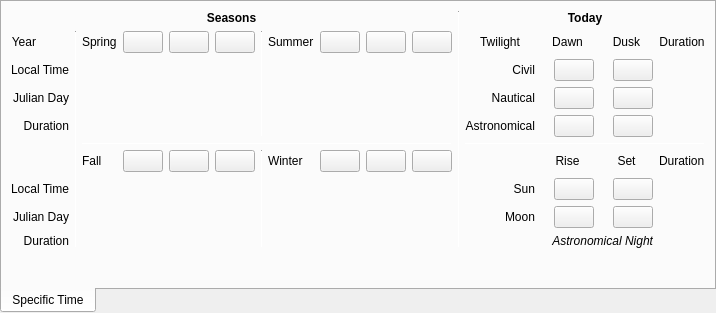
<?xml version="1.0" encoding="UTF-8"?>
<ui version="4.0">
 <class>astroCalcAlmanacWidget</class>
 <widget class="QWidget" name="astroCalcAlmanacWidget">
  <property name="geometry">
   <rect>
    <x>0</x>
    <y>0</y>
    <width>623</width>
    <height>313</height>
   </rect>
  </property>
  <property name="sizePolicy">
   <sizepolicy hsizetype="Expanding" vsizetype="Expanding">
    <horstretch>0</horstretch>
    <verstretch>0</verstretch>
   </sizepolicy>
  </property>
  <property name="windowTitle">
   <string notr="true">Form</string>
  </property>
  <layout class="QGridLayout" name="gridLayout">
   <property name="leftMargin">
    <number>0</number>
   </property>
   <property name="topMargin">
    <number>0</number>
   </property>
   <property name="rightMargin">
    <number>0</number>
   </property>
   <property name="bottomMargin">
    <number>0</number>
   </property>
   <item row="0" column="0">
    <widget class="QTabWidget" name="tabWidget">
     <property name="tabPosition">
      <enum>QTabWidget::South</enum>
     </property>
     <property name="currentIndex">
      <number>0</number>
     </property>
     <widget class="QWidget" name="tabSpecificTime">
      <property name="sizePolicy">
       <sizepolicy hsizetype="Expanding" vsizetype="Expanding">
        <horstretch>0</horstretch>
        <verstretch>0</verstretch>
       </sizepolicy>
      </property>
      <attribute name="title">
       <string>Specific Time</string>
      </attribute>
      <layout class="QGridLayout" name="gridLayoutSpecificTime">
       <item row="2" column="8">
        <widget class="QLabel" name="labelCivilTwilightBegin">
         <property name="text">
          <string/>
         </property>
         <property name="alignment">
          <set>Qt::AlignCenter</set>
         </property>
         <property name="textInteractionFlags">
          <set>Qt::TextSelectableByMouse</set>
         </property>
        </widget>
       </item>
       <item row="5" column="7" colspan="6">
        <widget class="Line" name="line_5">
         <property name="minimumSize">
          <size>
           <width>0</width>
           <height>1</height>
          </size>
         </property>
         <property name="maximumSize">
          <size>
           <width>16777215</width>
           <height>1</height>
          </size>
         </property>
         <property name="orientation">
          <enum>Qt::Horizontal</enum>
         </property>
        </widget>
       </item>
       <item row="9" column="7" colspan="5">
        <widget class="QLabel" name="labelNight">
         <property name="font">
          <font>
           <italic>true</italic>
          </font>
         </property>
         <property name="text">
          <string>Astronomical Night</string>
         </property>
         <property name="alignment">
          <set>Qt::AlignRight|Qt::AlignTrailing|Qt::AlignVCenter</set>
         </property>
        </widget>
       </item>
       <item row="8" column="1">
        <widget class="QLabel" name="labelJD2">
         <property name="text">
          <string>Julian Day</string>
         </property>
         <property name="alignment">
          <set>Qt::AlignRight|Qt::AlignTrailing|Qt::AlignVCenter</set>
         </property>
        </widget>
       </item>
       <item row="3" column="8">
        <widget class="QLabel" name="labelNauticalTwilightBegin">
         <property name="text">
          <string/>
         </property>
         <property name="alignment">
          <set>Qt::AlignCenter</set>
         </property>
         <property name="textInteractionFlags">
          <set>Qt::TextSelectableByMouse</set>
         </property>
        </widget>
       </item>
       <item row="4" column="9">
        <widget class="QPushButton" name="buttonAstronomicalDawn">
         <property name="toolTip">
          <string>Morning astronomical twilight</string>
         </property>
         <property name="text">
          <string/>
         </property>
         <property name="icon">
          <iconset resource="../../data/gui/guiRes.qrc">
           <normaloff>:/graphicGui/bbtTime-off.png</normaloff>
           <disabledoff>:/graphicGui/bbtTime-off.png</disabledoff>:/graphicGui/bbtTime-off.png</iconset>
         </property>
        </widget>
       </item>
       <item row="9" column="1">
        <widget class="QLabel" name="labelDuration2">
         <property name="text">
          <string>Duration</string>
         </property>
         <property name="alignment">
          <set>Qt::AlignRight|Qt::AlignTrailing|Qt::AlignVCenter</set>
         </property>
        </widget>
       </item>
       <item row="0" column="7" colspan="6">
        <widget class="QLabel" name="labelToday">
         <property name="font">
          <font>
           <bold>true</bold>
          </font>
         </property>
         <property name="text">
          <string>Today</string>
         </property>
         <property name="alignment">
          <set>Qt::AlignCenter</set>
         </property>
        </widget>
       </item>
       <item row="4" column="3">
        <widget class="QLabel" name="labelMarchEquinoxDuration">
         <property name="textInteractionFlags">
          <set>Qt::TextSelectableByMouse</set>
         </property>
        </widget>
       </item>
       <item row="8" column="11">
        <widget class="QPushButton" name="buttonMoonset">
         <property name="toolTip">
          <string>Today's moonset</string>
         </property>
         <property name="text">
          <string/>
         </property>
         <property name="icon">
          <iconset resource="../../data/gui/guiRes.qrc">
           <normaloff>:/graphicGui/bbtTime-off.png</normaloff>
           <disabledoff>:/graphicGui/bbtTime-off.png</disabledoff>:/graphicGui/bbtTime-off.png</iconset>
         </property>
        </widget>
       </item>
       <item row="6" column="12">
        <widget class="QLabel" name="labelDurationColumn2">
         <property name="text">
          <string>Duration</string>
         </property>
        </widget>
       </item>
       <item row="6" column="4" rowspan="4">
        <widget class="Line" name="line_3">
         <property name="minimumSize">
          <size>
           <width>1</width>
           <height>0</height>
          </size>
         </property>
         <property name="maximumSize">
          <size>
           <width>1</width>
           <height>16777215</height>
          </size>
         </property>
         <property name="orientation">
          <enum>Qt::Vertical</enum>
         </property>
        </widget>
       </item>
       <item row="6" column="3">
        <layout class="QHBoxLayout" name="SeptemberEquinoxLayout">
         <item>
          <widget class="QLabel" name="labelSeptemberEquinox">
           <property name="sizePolicy">
            <sizepolicy hsizetype="Expanding" vsizetype="Preferred">
             <horstretch>0</horstretch>
             <verstretch>0</verstretch>
            </sizepolicy>
           </property>
           <property name="text">
            <string comment="season">Fall</string>
           </property>
          </widget>
         </item>
         <item>
          <widget class="QPushButton" name="buttonSeptemberEquinoxPrevious">
           <property name="toolTip">
            <string>Previous September Equinox</string>
           </property>
           <property name="icon">
            <iconset resource="../../data/gui/guiRes.qrc">
             <normaloff>:/graphicGui/btTimeRewind-off.png</normaloff>
             <disabledoff>:/graphicGui/btTimeRewind-off.png</disabledoff>:/graphicGui/btTimeRewind-off.png</iconset>
           </property>
          </widget>
         </item>
         <item>
          <widget class="QPushButton" name="buttonSeptemberEquinoxCurrent">
           <property name="sizePolicy">
            <sizepolicy hsizetype="Fixed" vsizetype="Fixed">
             <horstretch>0</horstretch>
             <verstretch>0</verstretch>
            </sizepolicy>
           </property>
           <property name="toolTip">
            <string>Current September Equinox</string>
           </property>
           <property name="icon">
            <iconset resource="../../data/gui/guiRes.qrc">
             <normaloff>:/graphicGui/bbtTime-off.png</normaloff>
             <disabledoff>:/graphicGui/bbtTime-off.png</disabledoff>:/graphicGui/bbtTime-off.png</iconset>
           </property>
          </widget>
         </item>
         <item>
          <widget class="QPushButton" name="buttonSeptemberEquinoxNext">
           <property name="sizePolicy">
            <sizepolicy hsizetype="Fixed" vsizetype="Fixed">
             <horstretch>0</horstretch>
             <verstretch>0</verstretch>
            </sizepolicy>
           </property>
           <property name="toolTip">
            <string>Next September Equinox</string>
           </property>
           <property name="icon">
            <iconset resource="../../data/gui/guiRes.qrc">
             <normaloff>:/graphicGui/btTimeForward-off.png</normaloff>
             <disabledoff>:/graphicGui/btTimeForward-off.png</disabledoff>:/graphicGui/btTimeForward-off.png</iconset>
           </property>
          </widget>
         </item>
        </layout>
       </item>
       <item row="4" column="8">
        <widget class="QLabel" name="labelAstronomicalTwilightBegin">
         <property name="text">
          <string/>
         </property>
         <property name="alignment">
          <set>Qt::AlignCenter</set>
         </property>
         <property name="textInteractionFlags">
          <set>Qt::TextSelectableByMouse</set>
         </property>
        </widget>
       </item>
       <item row="2" column="3">
        <widget class="QLabel" name="labelMarchEquinoxLT">
         <property name="textInteractionFlags">
          <set>Qt::TextSelectableByMouse</set>
         </property>
        </widget>
       </item>
       <item row="2" column="1">
        <widget class="QLabel" name="labelLT1">
         <property name="sizePolicy">
          <sizepolicy hsizetype="Expanding" vsizetype="Preferred">
           <horstretch>0</horstretch>
           <verstretch>0</verstretch>
          </sizepolicy>
         </property>
         <property name="text">
          <string>Local Time</string>
         </property>
         <property name="alignment">
          <set>Qt::AlignRight|Qt::AlignTrailing|Qt::AlignVCenter</set>
         </property>
        </widget>
       </item>
       <item row="3" column="12">
        <widget class="QLabel" name="labelNauticalTwilightDuration">
         <property name="text">
          <string/>
         </property>
         <property name="alignment">
          <set>Qt::AlignCenter</set>
         </property>
         <property name="textInteractionFlags">
          <set>Qt::TextSelectableByMouse</set>
         </property>
        </widget>
       </item>
       <item row="2" column="5">
        <widget class="QLabel" name="labelJuneSolsticeLT">
         <property name="textInteractionFlags">
          <set>Qt::TextSelectableByMouse</set>
         </property>
        </widget>
       </item>
       <item row="2" column="7">
        <widget class="QLabel" name="labelCivilTwilight">
         <property name="text">
          <string comment="twilight">Civil</string>
         </property>
         <property name="alignment">
          <set>Qt::AlignRight|Qt::AlignTrailing|Qt::AlignVCenter</set>
         </property>
        </widget>
       </item>
       <item row="0" column="6" rowspan="10">
        <widget class="Line" name="lineDelimiterSections">
         <property name="minimumSize">
          <size>
           <width>1</width>
           <height>0</height>
          </size>
         </property>
         <property name="maximumSize">
          <size>
           <width>1</width>
           <height>16777215</height>
          </size>
         </property>
         <property name="orientation">
          <enum>Qt::Vertical</enum>
         </property>
        </widget>
       </item>
       <item row="1" column="10" colspan="2">
        <widget class="QLabel" name="labelDusk">
         <property name="text">
          <string>Dusk</string>
         </property>
         <property name="alignment">
          <set>Qt::AlignCenter</set>
         </property>
        </widget>
       </item>
       <item row="4" column="5">
        <widget class="QLabel" name="labelJuneSolsticeDuration">
         <property name="textInteractionFlags">
          <set>Qt::TextSelectableByMouse</set>
         </property>
        </widget>
       </item>
       <item row="1" column="8" colspan="2">
        <widget class="QLabel" name="labelDawn">
         <property name="text">
          <string>Dawn</string>
         </property>
         <property name="alignment">
          <set>Qt::AlignCenter</set>
         </property>
        </widget>
       </item>
       <item row="1" column="7">
        <widget class="QLabel" name="labelTwilight">
         <property name="text">
          <string>Twilight</string>
         </property>
         <property name="alignment">
          <set>Qt::AlignCenter</set>
         </property>
        </widget>
       </item>
       <item row="3" column="9">
        <widget class="QPushButton" name="buttonNauticalDawn">
         <property name="toolTip">
          <string>Morning nautical twilight</string>
         </property>
         <property name="text">
          <string/>
         </property>
         <property name="icon">
          <iconset resource="../../data/gui/guiRes.qrc">
           <normaloff>:/graphicGui/bbtTime-off.png</normaloff>
           <disabledoff>:/graphicGui/bbtTime-off.png</disabledoff>:/graphicGui/bbtTime-off.png</iconset>
         </property>
        </widget>
       </item>
       <item row="7" column="1">
        <widget class="QLabel" name="labelLT2">
         <property name="text">
          <string>Local Time</string>
         </property>
         <property name="alignment">
          <set>Qt::AlignRight|Qt::AlignTrailing|Qt::AlignVCenter</set>
         </property>
        </widget>
       </item>
       <item row="7" column="3">
        <widget class="QLabel" name="labelSeptemberEquinoxLT">
         <property name="textInteractionFlags">
          <set>Qt::TextSelectableByMouse</set>
         </property>
        </widget>
       </item>
       <item row="2" column="9">
        <widget class="QPushButton" name="buttonCivilDawn">
         <property name="toolTip">
          <string>Morning civil twilight</string>
         </property>
         <property name="text">
          <string/>
         </property>
         <property name="icon">
          <iconset resource="../../data/gui/guiRes.qrc">
           <normaloff>:/graphicGui/bbtTime-off.png</normaloff>
           <disabledoff>:/graphicGui/bbtTime-off.png</disabledoff>:/graphicGui/bbtTime-off.png</iconset>
         </property>
        </widget>
       </item>
       <item row="1" column="3">
        <layout class="QHBoxLayout" name="MarchEquinoxLayout">
         <item>
          <widget class="QLabel" name="labelMarchEquinox">
           <property name="sizePolicy">
            <sizepolicy hsizetype="Expanding" vsizetype="Preferred">
             <horstretch>0</horstretch>
             <verstretch>0</verstretch>
            </sizepolicy>
           </property>
           <property name="text">
            <string comment="season">Spring</string>
           </property>
          </widget>
         </item>
         <item>
          <widget class="QPushButton" name="buttonMarchEquinoxPrevious">
           <property name="sizePolicy">
            <sizepolicy hsizetype="Fixed" vsizetype="Fixed">
             <horstretch>0</horstretch>
             <verstretch>0</verstretch>
            </sizepolicy>
           </property>
           <property name="toolTip">
            <string>Previous March Equinox</string>
           </property>
           <property name="icon">
            <iconset resource="../../data/gui/guiRes.qrc">
             <normaloff>:/graphicGui/btTimeRewind-off.png</normaloff>
             <disabledoff>:/graphicGui/btTimeRewind-off.png</disabledoff>:/graphicGui/btTimeRewind-off.png</iconset>
           </property>
          </widget>
         </item>
         <item>
          <widget class="QPushButton" name="buttonMarchEquinoxCurrent">
           <property name="sizePolicy">
            <sizepolicy hsizetype="Fixed" vsizetype="Fixed">
             <horstretch>0</horstretch>
             <verstretch>0</verstretch>
            </sizepolicy>
           </property>
           <property name="toolTip">
            <string>Current March Equinox</string>
           </property>
           <property name="icon">
            <iconset resource="../../data/gui/guiRes.qrc">
             <normaloff>:/graphicGui/bbtTime-off.png</normaloff>
             <disabledoff>:/graphicGui/bbtTime-off.png</disabledoff>:/graphicGui/bbtTime-off.png</iconset>
           </property>
          </widget>
         </item>
         <item>
          <widget class="QPushButton" name="buttonMarchEquinoxNext">
           <property name="sizePolicy">
            <sizepolicy hsizetype="Fixed" vsizetype="Fixed">
             <horstretch>0</horstretch>
             <verstretch>0</verstretch>
            </sizepolicy>
           </property>
           <property name="toolTip">
            <string>Next March Equinox</string>
           </property>
           <property name="icon">
            <iconset resource="../../data/gui/guiRes.qrc">
             <normaloff>:/graphicGui/btTimeForward-off.png</normaloff>
             <disabledoff>:/graphicGui/btTimeForward-off.png</disabledoff>:/graphicGui/btTimeForward-off.png</iconset>
           </property>
          </widget>
         </item>
        </layout>
       </item>
       <item row="1" column="5">
        <layout class="QHBoxLayout" name="JuneSolsticeLayout">
         <item>
          <widget class="QLabel" name="labelJuneSolstice">
           <property name="sizePolicy">
            <sizepolicy hsizetype="Expanding" vsizetype="Preferred">
             <horstretch>0</horstretch>
             <verstretch>0</verstretch>
            </sizepolicy>
           </property>
           <property name="text">
            <string comment="season">Summer</string>
           </property>
          </widget>
         </item>
         <item>
          <widget class="QPushButton" name="buttonJuneSolsticePrevious">
           <property name="sizePolicy">
            <sizepolicy hsizetype="Fixed" vsizetype="Fixed">
             <horstretch>0</horstretch>
             <verstretch>0</verstretch>
            </sizepolicy>
           </property>
           <property name="toolTip">
            <string>Previous June Solstice</string>
           </property>
           <property name="icon">
            <iconset resource="../../data/gui/guiRes.qrc">
             <normaloff>:/graphicGui/btTimeRewind-off.png</normaloff>
             <disabledoff>:/graphicGui/btTimeRewind-off.png</disabledoff>:/graphicGui/btTimeRewind-off.png</iconset>
           </property>
          </widget>
         </item>
         <item>
          <widget class="QPushButton" name="buttonJuneSolsticeCurrent">
           <property name="sizePolicy">
            <sizepolicy hsizetype="Fixed" vsizetype="Fixed">
             <horstretch>0</horstretch>
             <verstretch>0</verstretch>
            </sizepolicy>
           </property>
           <property name="toolTip">
            <string>Current June Solstice</string>
           </property>
           <property name="icon">
            <iconset resource="../../data/gui/guiRes.qrc">
             <normaloff>:/graphicGui/bbtTime-off.png</normaloff>
             <disabledoff>:/graphicGui/bbtTime-off.png</disabledoff>:/graphicGui/bbtTime-off.png</iconset>
           </property>
          </widget>
         </item>
         <item>
          <widget class="QPushButton" name="buttonJuneSolsticeNext">
           <property name="sizePolicy">
            <sizepolicy hsizetype="Fixed" vsizetype="Fixed">
             <horstretch>0</horstretch>
             <verstretch>0</verstretch>
            </sizepolicy>
           </property>
           <property name="toolTip">
            <string>Next June Solstice</string>
           </property>
           <property name="icon">
            <iconset resource="../../data/gui/guiRes.qrc">
             <normaloff>:/graphicGui/btTimeForward-off.png</normaloff>
             <disabledoff>:/graphicGui/btTimeForward-off.png</disabledoff>:/graphicGui/btTimeForward-off.png</iconset>
           </property>
          </widget>
         </item>
        </layout>
       </item>
       <item row="2" column="10">
        <widget class="QLabel" name="labelCivilTwilightEnd">
         <property name="text">
          <string/>
         </property>
         <property name="alignment">
          <set>Qt::AlignCenter</set>
         </property>
         <property name="textInteractionFlags">
          <set>Qt::TextSelectableByMouse</set>
         </property>
        </widget>
       </item>
       <item row="3" column="11">
        <widget class="QPushButton" name="buttonNauticalDusk">
         <property name="toolTip">
          <string>Evening nautical twilight</string>
         </property>
         <property name="text">
          <string/>
         </property>
         <property name="icon">
          <iconset resource="../../data/gui/guiRes.qrc">
           <normaloff>:/graphicGui/bbtTime-off.png</normaloff>
           <disabledoff>:/graphicGui/bbtTime-off.png</disabledoff>:/graphicGui/bbtTime-off.png</iconset>
         </property>
        </widget>
       </item>
       <item row="7" column="12">
        <widget class="QLabel" name="labelDayDuration">
         <property name="text">
          <string/>
         </property>
         <property name="alignment">
          <set>Qt::AlignCenter</set>
         </property>
         <property name="textInteractionFlags">
          <set>Qt::TextSelectableByMouse</set>
         </property>
        </widget>
       </item>
       <item row="9" column="5">
        <widget class="QLabel" name="labelDecemberSolsticeDuration">
         <property name="textInteractionFlags">
          <set>Qt::TextSelectableByMouse</set>
         </property>
        </widget>
       </item>
       <item row="3" column="7">
        <widget class="QLabel" name="labelNauticalTwilight">
         <property name="text">
          <string comment="twilight">Nautical</string>
         </property>
         <property name="alignment">
          <set>Qt::AlignRight|Qt::AlignTrailing|Qt::AlignVCenter</set>
         </property>
        </widget>
       </item>
       <item row="8" column="5">
        <widget class="QLabel" name="labelDecemberSolsticeJD">
         <property name="textInteractionFlags">
          <set>Qt::TextSelectableByMouse</set>
         </property>
        </widget>
       </item>
       <item row="4" column="1">
        <widget class="QLabel" name="labelDuration1">
         <property name="text">
          <string>Duration</string>
         </property>
         <property name="alignment">
          <set>Qt::AlignRight|Qt::AlignTrailing|Qt::AlignVCenter</set>
         </property>
        </widget>
       </item>
       <item row="5" column="3" colspan="3">
        <widget class="Line" name="line">
         <property name="minimumSize">
          <size>
           <width>0</width>
           <height>1</height>
          </size>
         </property>
         <property name="maximumSize">
          <size>
           <width>16777215</width>
           <height>1</height>
          </size>
         </property>
         <property name="orientation">
          <enum>Qt::Horizontal</enum>
         </property>
        </widget>
       </item>
       <item row="1" column="12">
        <widget class="QLabel" name="labelDurationColumn1">
         <property name="text">
          <string>Duration</string>
         </property>
         <property name="alignment">
          <set>Qt::AlignCenter</set>
         </property>
        </widget>
       </item>
       <item row="8" column="7">
        <widget class="QLabel" name="labelMoon">
         <property name="text">
          <string>Moon</string>
         </property>
         <property name="alignment">
          <set>Qt::AlignRight|Qt::AlignTrailing|Qt::AlignVCenter</set>
         </property>
        </widget>
       </item>
       <item row="6" column="8" colspan="2">
        <widget class="QLabel" name="labelRise">
         <property name="text">
          <string>Rise</string>
         </property>
         <property name="alignment">
          <set>Qt::AlignCenter</set>
         </property>
        </widget>
       </item>
       <item row="9" column="12">
        <widget class="QLabel" name="labelNightDuration">
         <property name="font">
          <font>
           <italic>true</italic>
          </font>
         </property>
         <property name="toolTip">
          <string/>
         </property>
         <property name="text">
          <string/>
         </property>
         <property name="alignment">
          <set>Qt::AlignCenter</set>
         </property>
         <property name="textInteractionFlags">
          <set>Qt::TextSelectableByMouse</set>
         </property>
        </widget>
       </item>
       <item row="1" column="1">
        <layout class="QHBoxLayout" name="YearLayout">
         <item>
          <widget class="QLabel" name="labelYear">
           <property name="text">
            <string>Year</string>
           </property>
           <property name="alignment">
            <set>Qt::AlignRight|Qt::AlignTrailing|Qt::AlignVCenter</set>
           </property>
          </widget>
         </item>
         <item>
          <widget class="QLabel" name="labelCurrentYear">
           <property name="font">
            <font>
             <bold>true</bold>
            </font>
           </property>
           <property name="text">
            <string/>
           </property>
           <property name="alignment">
            <set>Qt::AlignCenter</set>
           </property>
          </widget>
         </item>
         <item>
          <widget class="QLabel" name="labelYearDuration">
           <property name="text">
            <string/>
           </property>
           <property name="alignment">
            <set>Qt::AlignRight|Qt::AlignTrailing|Qt::AlignVCenter</set>
           </property>
          </widget>
         </item>
        </layout>
       </item>
       <item row="7" column="7">
        <widget class="QLabel" name="labelSun">
         <property name="text">
          <string>Sun</string>
         </property>
         <property name="alignment">
          <set>Qt::AlignRight|Qt::AlignTrailing|Qt::AlignVCenter</set>
         </property>
        </widget>
       </item>
       <item row="6" column="5">
        <layout class="QHBoxLayout" name="DecemberSolsticeLayout">
         <item>
          <widget class="QLabel" name="labelDecemberSolstice">
           <property name="sizePolicy">
            <sizepolicy hsizetype="Expanding" vsizetype="Preferred">
             <horstretch>0</horstretch>
             <verstretch>0</verstretch>
            </sizepolicy>
           </property>
           <property name="text">
            <string comment="season">Winter</string>
           </property>
          </widget>
         </item>
         <item>
          <widget class="QPushButton" name="buttonDecemberSolsticePrevious">
           <property name="sizePolicy">
            <sizepolicy hsizetype="Fixed" vsizetype="Fixed">
             <horstretch>0</horstretch>
             <verstretch>0</verstretch>
            </sizepolicy>
           </property>
           <property name="toolTip">
            <string>Previous December Solstice</string>
           </property>
           <property name="icon">
            <iconset resource="../../data/gui/guiRes.qrc">
             <normaloff>:/graphicGui/btTimeRewind-off.png</normaloff>
             <disabledoff>:/graphicGui/btTimeRewind-off.png</disabledoff>:/graphicGui/btTimeRewind-off.png</iconset>
           </property>
          </widget>
         </item>
         <item>
          <widget class="QPushButton" name="buttonDecemberSolsticeCurrent">
           <property name="sizePolicy">
            <sizepolicy hsizetype="Fixed" vsizetype="Fixed">
             <horstretch>0</horstretch>
             <verstretch>0</verstretch>
            </sizepolicy>
           </property>
           <property name="toolTip">
            <string>Current December Solstice</string>
           </property>
           <property name="icon">
            <iconset resource="../../data/gui/guiRes.qrc">
             <normaloff>:/graphicGui/bbtTime-off.png</normaloff>
             <disabledoff>:/graphicGui/bbtTime-off.png</disabledoff>:/graphicGui/bbtTime-off.png</iconset>
           </property>
          </widget>
         </item>
         <item>
          <widget class="QPushButton" name="buttonDecemberSolsticeNext">
           <property name="sizePolicy">
            <sizepolicy hsizetype="Fixed" vsizetype="Fixed">
             <horstretch>0</horstretch>
             <verstretch>0</verstretch>
            </sizepolicy>
           </property>
           <property name="toolTip">
            <string>Next December Solstice</string>
           </property>
           <property name="icon">
            <iconset resource="../../data/gui/guiRes.qrc">
             <normaloff>:/graphicGui/btTimeForward-off.png</normaloff>
             <disabledoff>:/graphicGui/btTimeForward-off.png</disabledoff>:/graphicGui/btTimeForward-off.png</iconset>
           </property>
          </widget>
         </item>
        </layout>
       </item>
       <item row="3" column="3">
        <widget class="QLabel" name="labelMarchEquinoxJD">
         <property name="textInteractionFlags">
          <set>Qt::TextSelectableByMouse</set>
         </property>
        </widget>
       </item>
       <item row="9" column="3">
        <widget class="QLabel" name="labelSeptemberEquinoxDuration">
         <property name="textInteractionFlags">
          <set>Qt::TextSelectableByMouse</set>
         </property>
        </widget>
       </item>
       <item row="4" column="7">
        <widget class="QLabel" name="labelAstronomicalTwilight">
         <property name="text">
          <string comment="twilight">Astronomical</string>
         </property>
         <property name="alignment">
          <set>Qt::AlignRight|Qt::AlignTrailing|Qt::AlignVCenter</set>
         </property>
        </widget>
       </item>
       <item row="8" column="9">
        <widget class="QPushButton" name="buttonMoonrise">
         <property name="toolTip">
          <string>Today's moonrise</string>
         </property>
         <property name="text">
          <string/>
         </property>
         <property name="icon">
          <iconset resource="../../data/gui/guiRes.qrc">
           <normaloff>:/graphicGui/bbtTime-off.png</normaloff>
           <disabledoff>:/graphicGui/bbtTime-off.png</disabledoff>:/graphicGui/bbtTime-off.png</iconset>
         </property>
        </widget>
       </item>
       <item row="3" column="1">
        <widget class="QLabel" name="labelJD1">
         <property name="text">
          <string>Julian Day</string>
         </property>
         <property name="alignment">
          <set>Qt::AlignRight|Qt::AlignTrailing|Qt::AlignVCenter</set>
         </property>
        </widget>
       </item>
       <item row="3" column="10">
        <widget class="QLabel" name="labelNauticalTwilightEnd">
         <property name="text">
          <string/>
         </property>
         <property name="alignment">
          <set>Qt::AlignCenter</set>
         </property>
         <property name="textInteractionFlags">
          <set>Qt::TextSelectableByMouse</set>
         </property>
        </widget>
       </item>
       <item row="4" column="12">
        <widget class="QLabel" name="labelAstronomicalTwilightDuration">
         <property name="text">
          <string/>
         </property>
         <property name="alignment">
          <set>Qt::AlignCenter</set>
         </property>
         <property name="textInteractionFlags">
          <set>Qt::TextSelectableByMouse</set>
         </property>
        </widget>
       </item>
       <item row="7" column="5">
        <widget class="QLabel" name="labelDecemberSolsticeLT">
         <property name="textInteractionFlags">
          <set>Qt::TextSelectableByMouse</set>
         </property>
        </widget>
       </item>
       <item row="0" column="1" colspan="5">
        <widget class="QLabel" name="labelSeasons">
         <property name="font">
          <font>
           <bold>true</bold>
          </font>
         </property>
         <property name="text">
          <string>Seasons</string>
         </property>
         <property name="alignment">
          <set>Qt::AlignCenter</set>
         </property>
        </widget>
       </item>
       <item row="4" column="11">
        <widget class="QPushButton" name="buttonAstronomicalDusk">
         <property name="toolTip">
          <string>Evening astronomical twilight</string>
         </property>
         <property name="text">
          <string/>
         </property>
         <property name="icon">
          <iconset resource="../../data/gui/guiRes.qrc">
           <normaloff>:/graphicGui/bbtTime-off.png</normaloff>
           <disabledoff>:/graphicGui/bbtTime-off.png</disabledoff>:/graphicGui/bbtTime-off.png</iconset>
         </property>
        </widget>
       </item>
       <item row="1" column="4" rowspan="4">
        <widget class="Line" name="line_2">
         <property name="minimumSize">
          <size>
           <width>1</width>
           <height>0</height>
          </size>
         </property>
         <property name="maximumSize">
          <size>
           <width>1</width>
           <height>16777215</height>
          </size>
         </property>
         <property name="orientation">
          <enum>Qt::Vertical</enum>
         </property>
        </widget>
       </item>
       <item row="8" column="3">
        <widget class="QLabel" name="labelSeptemberEquinoxJD">
         <property name="textInteractionFlags">
          <set>Qt::TextSelectableByMouse</set>
         </property>
        </widget>
       </item>
       <item row="7" column="11">
        <widget class="QPushButton" name="buttonSunset">
         <property name="toolTip">
          <string>Today's sunset</string>
         </property>
         <property name="text">
          <string/>
         </property>
         <property name="icon">
          <iconset resource="../../data/gui/guiRes.qrc">
           <normaloff>:/graphicGui/bbtTime-off.png</normaloff>
           <disabledoff>:/graphicGui/bbtTime-off.png</disabledoff>:/graphicGui/bbtTime-off.png</iconset>
         </property>
        </widget>
       </item>
       <item row="8" column="8">
        <widget class="QLabel" name="labelMoonRise">
         <property name="text">
          <string/>
         </property>
         <property name="alignment">
          <set>Qt::AlignCenter</set>
         </property>
         <property name="textInteractionFlags">
          <set>Qt::TextSelectableByMouse</set>
         </property>
        </widget>
       </item>
       <item row="7" column="9">
        <widget class="QPushButton" name="buttonSunrise">
         <property name="toolTip">
          <string>Today's sunrise</string>
         </property>
         <property name="text">
          <string/>
         </property>
         <property name="icon">
          <iconset resource="../../data/gui/guiRes.qrc">
           <normaloff>:/graphicGui/bbtTime-off.png</normaloff>
           <disabledoff>:/graphicGui/bbtTime-off.png</disabledoff>:/graphicGui/bbtTime-off.png</iconset>
         </property>
        </widget>
       </item>
       <item row="8" column="10">
        <widget class="QLabel" name="labelMoonSet">
         <property name="text">
          <string/>
         </property>
         <property name="alignment">
          <set>Qt::AlignCenter</set>
         </property>
         <property name="textInteractionFlags">
          <set>Qt::TextSelectableByMouse</set>
         </property>
        </widget>
       </item>
       <item row="7" column="10">
        <widget class="QLabel" name="labelSunset">
         <property name="text">
          <string/>
         </property>
         <property name="alignment">
          <set>Qt::AlignCenter</set>
         </property>
         <property name="textInteractionFlags">
          <set>Qt::TextSelectableByMouse</set>
         </property>
        </widget>
       </item>
       <item row="3" column="5">
        <widget class="QLabel" name="labelJuneSolsticeJD">
         <property name="textInteractionFlags">
          <set>Qt::TextSelectableByMouse</set>
         </property>
        </widget>
       </item>
       <item row="1" column="2" rowspan="9">
        <widget class="Line" name="line_4">
         <property name="minimumSize">
          <size>
           <width>1</width>
           <height>0</height>
          </size>
         </property>
         <property name="maximumSize">
          <size>
           <width>1</width>
           <height>16777215</height>
          </size>
         </property>
         <property name="orientation">
          <enum>Qt::Vertical</enum>
         </property>
        </widget>
       </item>
       <item row="2" column="12">
        <widget class="QLabel" name="labelCivilTwilightDuration">
         <property name="text">
          <string/>
         </property>
         <property name="alignment">
          <set>Qt::AlignCenter</set>
         </property>
         <property name="textInteractionFlags">
          <set>Qt::TextSelectableByMouse</set>
         </property>
        </widget>
       </item>
       <item row="6" column="10" colspan="2">
        <widget class="QLabel" name="labelSet">
         <property name="text">
          <string>Set</string>
         </property>
         <property name="alignment">
          <set>Qt::AlignCenter</set>
         </property>
        </widget>
       </item>
       <item row="2" column="11">
        <widget class="QPushButton" name="buttonCivilDusk">
         <property name="toolTip">
          <string>Evening civil twilight</string>
         </property>
         <property name="text">
          <string/>
         </property>
         <property name="icon">
          <iconset resource="../../data/gui/guiRes.qrc">
           <normaloff>:/graphicGui/bbtTime-off.png</normaloff>
           <disabledoff>:/graphicGui/bbtTime-off.png</disabledoff>:/graphicGui/bbtTime-off.png</iconset>
         </property>
        </widget>
       </item>
       <item row="4" column="10">
        <widget class="QLabel" name="labelAstronomicalTwilightEnd">
         <property name="text">
          <string/>
         </property>
         <property name="alignment">
          <set>Qt::AlignCenter</set>
         </property>
         <property name="textInteractionFlags">
          <set>Qt::TextSelectableByMouse</set>
         </property>
        </widget>
       </item>
       <item row="7" column="8">
        <widget class="QLabel" name="labelSunrise">
         <property name="text">
          <string/>
         </property>
         <property name="alignment">
          <set>Qt::AlignCenter</set>
         </property>
         <property name="textInteractionFlags">
          <set>Qt::TextSelectableByMouse</set>
         </property>
        </widget>
       </item>
       <item row="10" column="1">
        <spacer name="verticalSpacer">
         <property name="orientation">
          <enum>Qt::Vertical</enum>
         </property>
         <property name="sizeHint" stdset="0">
          <size>
           <width>20</width>
           <height>40</height>
          </size>
         </property>
        </spacer>
       </item>
      </layout>
     </widget>
    </widget>
   </item>
  </layout>
 </widget>
 <resources>
  <include location="../../data/gui/guiRes.qrc"/>
 </resources>
 <connections/>
</ui>
